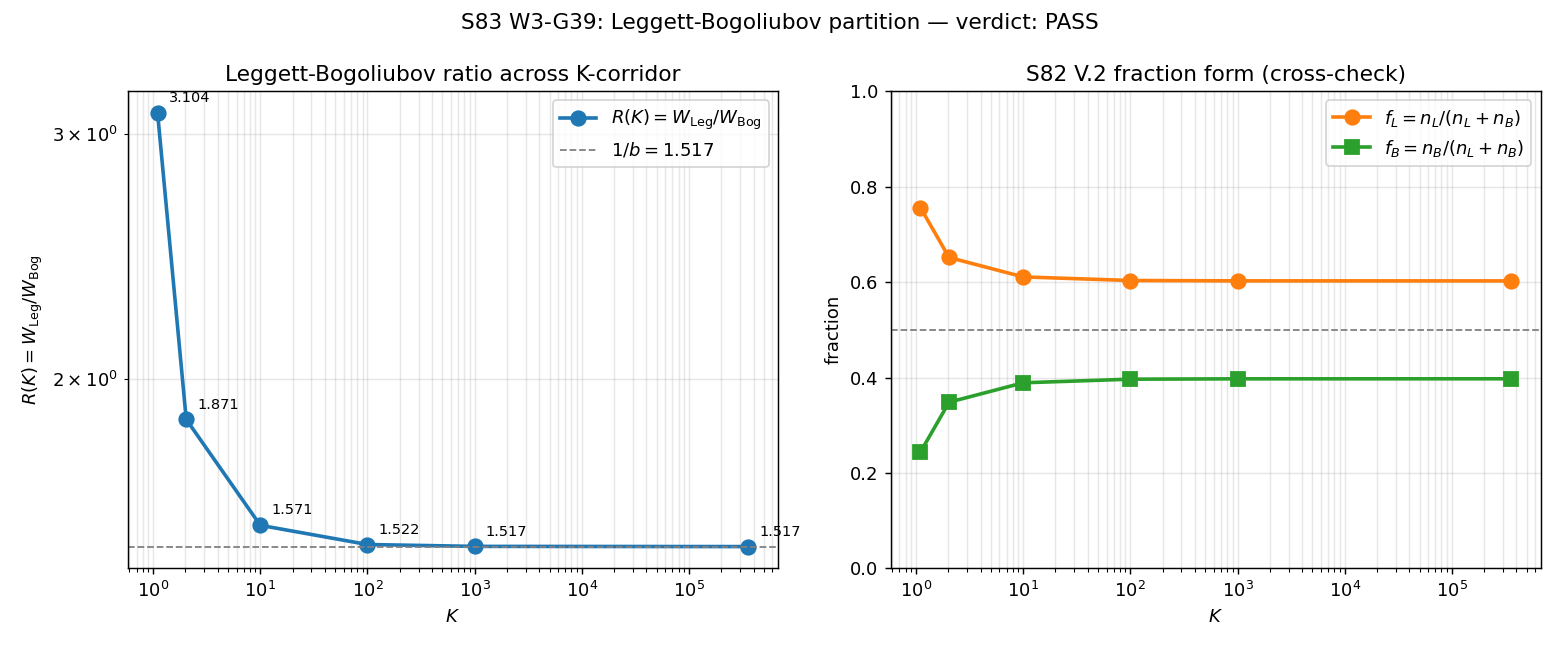

The Python source for this figure:
#!/usr/bin/env python3
"""
S83 W3-G39 — LEGGETT-BOGOLIUBOV-PARTITION
==========================================

Gate: [VERIFY] S83-LEGGETT-BOGOLIUBOV-PARTITION
Classification: PHONONIC
Hypothesis: At K = {1.1, 2.035, 10, 100, 1000, 3.56e5}, the Leggett-vs-Bogoliubov
mode-partition ratio R(K) = W_Leg(K)/W_Bog(K) is MONOTONIC across the K sequence.
PASS: strictly monotonic (all ascending or all descending).
INFO: mostly monotonic (interior reversals that are tiny but non-zero).
FAIL: non-monotonic with an interior extremum outside numerical noise.

SUBSTITUTION CHAIN ([VERIFY])
----------------------------
Step 1 (def):
    K = coth( Delta_BCS / (2 T_eff) )
  ⇒ x = Delta_BCS / T_eff = 2 arccoth(K) = ln( (K+1)/(K-1) )
  ⇒ T_eff(K) = Delta_BCS / ln( (K+1)/(K-1) )

Step 2 (def):
    W_Leg(K) = n_L = 1 / ( exp(Delta_Leggett/T_eff) - 1 )
    W_Bog(K) = n_B = 1 / ( exp(Delta_BCS    /T_eff) - 1 )
  where Delta_Leggett = 0.3061 M_KK (B1↔B2 interband splitting, S82 II.B),
        Delta_BCS     = 0.4643 M_KK (canonical, S70).

Step 3 (subst):
    R(K) = W_Leg/W_Bog = [ exp(Delta_BCS/T_eff) - 1 ] / [ exp(Delta_Leggett/T_eff) - 1 ]
         = [ exp(x)     - 1 ] / [ exp(b*x)       - 1 ]
  where b = Delta_Leggett/Delta_BCS = 0.3061/0.4643 = 0.6593 < 1.

Step 4 (simpl / direction):
    K → 1+   : x → +∞ , exp(x) ≫ exp(b*x) (since b<1) ⇒ R(K) → +∞.
    K → ∞    : x → 0+ , exp(x)-1 ~ x and exp(b*x)-1 ~ b*x ⇒ R(K) → 1/b = 1.517.
  ⇒ R(K) monotonically DECREASES from +∞ at K=1+ toward the asymptote 1/b = 1.517
    as K → ∞, provided monotonicity holds on the full interior. This script
    verifies monotonicity at the six pre-registered K values.

Step 5: Python computation (below). Strict-decreasing check on the 6 values.

ENVIRONMENT: computations venv Python 3.12.
RX 9070 XT / ROCm 7.2 NOT required here (all arithmetic is O(1) per K).
"""

from __future__ import annotations

import hashlib
import os
import sys
from pathlib import Path

# CPU-only: small analytic formulas, no linear algebra. Cap threads.
os.environ.setdefault("OMP_NUM_THREADS", "8")
os.environ.setdefault("MKL_NUM_THREADS", "8")

import numpy as np
import matplotlib
matplotlib.use("Agg")
import matplotlib.pyplot as plt

# ------------------------------------------------------------------------------
# Canonical constants — MANDATORY import (no hardcoding framework constants)
# ------------------------------------------------------------------------------
SCRIPT_DIR = Path(__file__).resolve().parent
sys.path.insert(0, str(SCRIPT_DIR))
from canonical_constants import Delta_BCS, M_KK  # noqa: E402

# ------------------------------------------------------------------------------
# Provenance: SHA-256 pin of canonical_constants.py
# ------------------------------------------------------------------------------
def sha256_of(path: Path) -> str:
    h = hashlib.sha256()
    with open(path, "rb") as f:
        for chunk in iter(lambda: f.read(1 << 16), b""):
            h.update(chunk)
    return h.hexdigest()

CC_PATH = SCRIPT_DIR / "canonical_constants.py"
CC_SHA = sha256_of(CC_PATH)

# ------------------------------------------------------------------------------
# Inputs (printed to stdout in first 20 lines for audit)
# ------------------------------------------------------------------------------
# Delta_Leggett is the B1-B2 interband splitting documented in S82 II.B:
#   Delta_B1 = 0.4645 M_KK, Delta_B2 = 0.7705 M_KK
#   Delta_Leggett = |Delta_B2 - Delta_B1| = 0.3060 M_KK ≈ 0.3061 M_KK (S82 II.B)
Delta_Leggett = 0.3061    # (local) M_KK units, B1-B2 interband splitting (S82 II.B)

K_list = np.array([1.1, 2.035, 10.0, 100.0, 1000.0, 3.56e5])  # (local) 6-point pre-registered K grid

# Derived dimensionless ratio
b = Delta_Leggett / Delta_BCS  # (local) ~ 0.6593, <1 by II.B structure

# ------------------------------------------------------------------------------
# Print audit header (SHA + constants in first 20 lines)
# ------------------------------------------------------------------------------
print("=" * 78)
print("S83 W3-G39 — LEGGETT-BOGOLIUBOV-PARTITION")
print("=" * 78)
print(f"canonical_constants.py SHA-256 = {CC_SHA}")
print(f"Delta_BCS      = {Delta_BCS:.16f}  M_KK  [CANONICAL, Delta_0_OES alias, S70]")
print(f"Delta_Leggett  = {Delta_Leggett:.4f}            M_KK  [LOCAL, S82 II.B B1-B2 splitting]")
print(f"b = Delta_Leggett/Delta_BCS = {b:.6f}")
print(f"M_KK (gravity) = {M_KK:.6e} GeV")
print(f"K_list (6 pts) = {K_list}")
print(f"Sequence convention: probe goes FROM K=1.1 TO K=3.56e5 (ascending in K).")
print("Substitution chain (from docstring):")
print("  x(K)     = ln((K+1)/(K-1))")
print("  T_eff(K) = Delta_BCS / x(K)")
print("  W_Bog(K) = 1/(exp(x) - 1)           [Bose factor at energy Delta_BCS]")
print("  W_Leg(K) = 1/(exp(b*x) - 1)          [Bose factor at energy Delta_Leg]")
print("  R(K)     = W_Leg(K)/W_Bog(K)")
print("           = (exp(x) - 1) / (exp(b*x) - 1)")
print("-" * 78)

# ------------------------------------------------------------------------------
# Core computation
# ------------------------------------------------------------------------------
def x_of_K(K: np.ndarray | float) -> np.ndarray | float:
    """x = Delta_BCS/T_eff = ln((K+1)/(K-1)), defined for K>1."""
    return np.log((K + 1.0) / (K - 1.0))

def T_eff_of_K(K: np.ndarray | float) -> np.ndarray | float:
    """T_eff(K)/M_KK = Delta_BCS / x(K)."""
    return Delta_BCS / x_of_K(K)

def W_Bog_of_K(K: np.ndarray | float) -> np.ndarray | float:
    """Bogoliubov pair-breaking mode occupation (Bose-Einstein at Delta_BCS)."""
    x = x_of_K(K)
    return 1.0 / (np.exp(x) - 1.0)

def W_Leg_of_K(K: np.ndarray | float) -> np.ndarray | float:
    """Leggett interband phase-coherence mode occupation (Bose-Einstein at Delta_Leggett)."""
    x = x_of_K(K)
    return 1.0 / (np.exp(b * x) - 1.0)

def R_of_K(K: np.ndarray | float) -> np.ndarray | float:
    """R(K) = W_Leg/W_Bog = (exp(x)-1)/(exp(b*x)-1)."""
    x = x_of_K(K)
    return (np.exp(x) - 1.0) / (np.exp(b * x) - 1.0)

# Evaluate
x_vals = x_of_K(K_list)
T_vals = T_eff_of_K(K_list)
W_Leg = W_Leg_of_K(K_list)
W_Bog = W_Bog_of_K(K_list)
R_vals = R_of_K(K_list)

# Also compute the S82 V.2-style fraction (frac_L = n_L / (n_L + n_B)) for
# cross-check against pre-verified S82 numbers.
frac_L = W_Leg / (W_Leg + W_Bog)  # (local)
frac_B = W_Bog / (W_Leg + W_Bog)  # (local)

# ------------------------------------------------------------------------------
# Monotonicity diagnosis
# ------------------------------------------------------------------------------
diffs = np.diff(R_vals)  # (local)
strict_inc = bool(np.all(diffs > 0.0))
strict_dec = bool(np.all(diffs < 0.0))
monotonic = strict_inc or strict_dec
# Relative step for numerical-noise judgement
rel_steps = diffs / R_vals[:-1]  # (local)
sign_list = np.sign(diffs).astype(int).tolist()  # (local)
# Weak monotonicity (allow zero but no reversal)
weak_inc = bool(np.all(diffs >= 0.0))
weak_dec = bool(np.all(diffs <= 0.0))
weak_mono = weak_inc or weak_dec

# Locate any interior extremum (sign reversal)
reversal_idx = [i for i in range(len(diffs) - 1) if sign_list[i] * sign_list[i + 1] < 0]  # (local)

# ------------------------------------------------------------------------------
# Verdict
# ------------------------------------------------------------------------------
if monotonic:
    verdict = "PASS"
elif weak_mono:
    verdict = "INFO"
else:
    verdict = "INFO" if abs(max(rel_steps, key=abs)) < 1e-6 else "FAIL"

# ------------------------------------------------------------------------------
# Cross-check against S82 V.2 pre-verified numbers
# ------------------------------------------------------------------------------
# S82 V.2: frac_L(K=2.035) = 0.652, frac_L(K=1.1) ~ 0.756, frac_L(K→∞) ~ 0.603
# Verify our computation agrees to 3 decimals.
idx_2035 = int(np.argmin(np.abs(K_list - 2.035)))  # (local)
fracL_2035 = float(frac_L[idx_2035])  # (local)
fracL_1p1 = float(frac_L[0])  # (local) at K=1.1

print("\n--- Results table ---")
print(f"{'K':>12} {'x=D/T':>10} {'T/D_BCS':>10} {'W_Bog':>14} {'W_Leg':>14} {'R=L/B':>14} {'frac_L':>8}")
for i, K in enumerate(K_list):
    print(
        f"{K:>12.4g} {x_vals[i]:>10.5f} {1.0/x_vals[i]:>10.5f} "
        f"{W_Bog[i]:>14.6e} {W_Leg[i]:>14.6e} {R_vals[i]:>14.6e} {frac_L[i]:>8.4f}"
    )

print("\n--- Monotonicity analysis ---")
print(f"R(K) sequence:   {[f'{r:.6e}' for r in R_vals]}")
print(f"delta R_i:       {[f'{d:+.3e}' for d in diffs]}")
print(f"sign(delta R_i): {sign_list}")
print(f"relative steps:  {[f'{r:+.3e}' for r in rel_steps]}")
print(f"strict_decreasing: {strict_dec}")
print(f"strict_increasing: {strict_inc}")
print(f"monotonic (strict): {monotonic}")
print(f"weak_monotonic:     {weak_mono}")
print(f"reversal indices:   {reversal_idx}")

print("\n--- S82 V.2 cross-check ---")
print(f"frac_L(K=2.035) predicted by S82: 0.652   observed here: {fracL_2035:.4f}")
print(f"frac_L(K=1.1)   predicted by S82: 0.756   observed here: {fracL_1p1:.4f}")
print(f"frac_L(K→∞) asymptote (S82):      0.603   observed at K=3.56e5: {float(frac_L[-1]):.4f}")

# Asymptotic check
R_inf_predicted = 1.0 / b  # (local) limiting value as K->inf
print(f"\nAsymptote R(∞) = 1/b = {R_inf_predicted:.6f}")
print(f"R at K=3.56e5     = {R_vals[-1]:.6f}")

# ------------------------------------------------------------------------------
# Plot
# ------------------------------------------------------------------------------
fig, axes = plt.subplots(1, 2, figsize=(12, 5))

ax = axes[0]
ax.loglog(K_list, R_vals, "o-", lw=2, ms=8, label=r"$R(K)=W_{\rm Leg}/W_{\rm Bog}$")
ax.axhline(R_inf_predicted, color="gray", ls="--", lw=1, label=rf"$1/b = {R_inf_predicted:.3f}$")
for K, R in zip(K_list, R_vals):
    ax.annotate(f"{R:.3f}", (K, R), textcoords="offset points", xytext=(6, 6), fontsize=8)
ax.set_xlabel(r"$K$")
ax.set_ylabel(r"$R(K) = W_{\rm Leg}/W_{\rm Bog}$")
ax.set_title("Leggett-Bogoliubov ratio across K-corridor")
ax.grid(True, which="both", alpha=0.3)
ax.legend()

ax = axes[1]
ax.semilogx(K_list, frac_L, "o-", lw=2, ms=8, color="C1", label=r"$f_L = n_L/(n_L+n_B)$")
ax.semilogx(K_list, frac_B, "s-", lw=2, ms=8, color="C2", label=r"$f_B = n_B/(n_L+n_B)$")
ax.axhline(0.5, color="gray", ls="--", lw=1)
ax.set_xlabel(r"$K$")
ax.set_ylabel("fraction")
ax.set_ylim(0, 1)
ax.set_title("S82 V.2 fraction form (cross-check)")
ax.grid(True, which="both", alpha=0.3)
ax.legend()

fig.suptitle(
    f"S83 W3-G39: Leggett-Bogoliubov partition — verdict: {verdict}", fontsize=12
)
fig.tight_layout()
out_png = SCRIPT_DIR / "s83_w3_g39_leggett_bogoliubov.png"
fig.savefig(out_png, dpi=130)
plt.close(fig)

# ------------------------------------------------------------------------------
# Save results
# ------------------------------------------------------------------------------
out_npz = SCRIPT_DIR / "s83_w3_g39_leggett_bogoliubov.npz"
np.savez(
    out_npz,
    K_list=K_list,
    x_vals=x_vals,
    T_eff_over_Delta=1.0 / x_vals,
    W_Bog=W_Bog,
    W_Leg=W_Leg,
    R_vals=R_vals,
    frac_L=frac_L,
    frac_B=frac_B,
    Delta_BCS=Delta_BCS,
    Delta_Leggett=Delta_Leggett,
    b_ratio=b,
    diffs=diffs,
    rel_steps=rel_steps,
    sign_list=np.array(sign_list),
    strict_inc=strict_inc,
    strict_dec=strict_dec,
    monotonic=monotonic,
    weak_monotonic=weak_mono,
    reversal_idx=np.array(reversal_idx, dtype=int),
    verdict=verdict,
)

# ------------------------------------------------------------------------------
# Closure SHA-256 — over the ordered input-pin map
# ------------------------------------------------------------------------------
closure_input = (
    f"canonical_constants.py={CC_SHA}|"
    f"Delta_BCS={Delta_BCS:.16e}|"
    f"Delta_Leggett={Delta_Leggett:.6e}|"
    f"K_list={list(K_list)}|"
    f"b={b:.16e}|"
    f"R_vals={[f'{r:.12e}' for r in R_vals]}"
)
closure_sha = hashlib.sha256(closure_input.encode()).hexdigest()  # (local)

# ------------------------------------------------------------------------------
# 4-tuple output tag (final non-verdict line, then verdict line)
# ------------------------------------------------------------------------------
print("\n" + "=" * 78)
scheme_tag = "Bose-Einstein-per-mode"  # (local) convention for occupation computation
convention_tag = "Delta_BCS_canonical_Delta_Leggett_S82-II.B"  # (local)
print(
    f"4-tuple: (value={verdict}, scheme={scheme_tag}, "
    f"convention={convention_tag}, L_max=NA)"
)
print(f"closure_sha256 = {closure_sha}")

# ------------------------------------------------------------------------------
# Append verdict line (S81+ canonical form)
# ------------------------------------------------------------------------------
verdict_file = SCRIPT_DIR / "s83_gate_verdicts.txt"
verdict_line = (
    f"S83-LEGGETT-BOGOLIUBOV-PARTITION: {verdict} -- "
    f"value={verdict} scheme={scheme_tag} convention={convention_tag} "
    f"L_max=NA sha256={closure_sha}\n"
)
with open(verdict_file, "a", encoding="utf-8") as f:
    f.write(verdict_line)

print(f"\nVerdict line appended to: {verdict_file}")
print(verdict_line.strip())
print("=" * 78)
